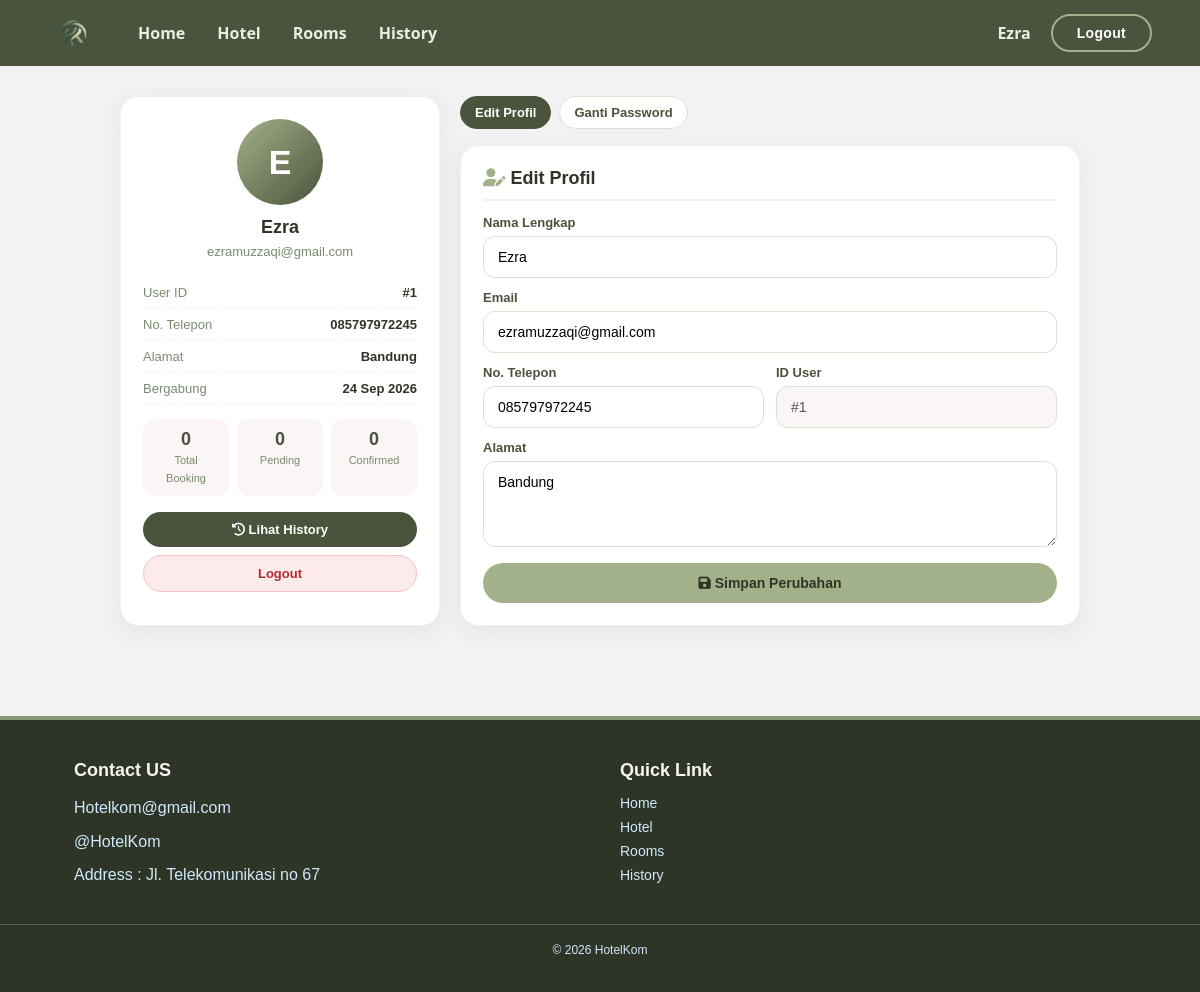
The app's page /profile.php (signed in) with its own data.
### tables this page shows
CREATE TABLE `users` (
  `id_user` int(11) NOT NULL,
  `nama` varchar(100) NOT NULL,
  `email` varchar(100) NOT NULL,
  `password` varchar(255) NOT NULL,
  `no_telepon` varchar(15) DEFAULT NULL,
  `alamat` text DEFAULT NULL,
  `created_at` timestamp NOT NULL DEFAULT current_timestamp(),
  `role` enum('user','admin') DEFAULT 'user'
);

### profile.php (the view, shortened to what this page needs)
<?php
require_once 'config/koneksi.php';
$id_user = (int)$_SESSION['id_user'];
$stmt = mysqli_prepare($koneksi, "SELECT id_user, nama, email, no_telepon, alamat, created_at FROM users WHERE id_user=?");
mysqli_stmt_bind_param($stmt, "i", $id_user);
mysqli_stmt_execute($stmt);
$user = mysqli_fetch_assoc(mysqli_stmt_get_result($stmt));
$stat = $koneksi->query("SELECT COUNT(*) AS total,
                                SUM(status_booking='Pending') AS pending,
                                SUM(status_booking='Confirmed') AS confirmed
                         FROM bookings WHERE id_user=$id_user")->fetch_assoc();
function e($s){ return htmlspecialchars((string)$s, ENT_QUOTES,'UTF-8'); }
include 'includes/header.php';
include 'includes/navbar.php';
?>
<div class="profile-wrap">
    <div class="profile-card">
        <div class="avatar"><?php echo e(strtoupper(mb_substr($user['nama'],0,1))); ?></div>
        <h2><?php echo e($user['nama']); ?></h2>
        <p class="email"><?php echo e($user['email']); ?></p>
        <div class="info-row"><span>User ID</span><span>#<?php echo (int)$user['id_user']; ?></span></div>
        <div class="info-row"><span>No. Telepon</span><span><?php echo $user['no_telepon'] ? e($user['no_telepon']) : '-'; ?></span></div>
        <div class="info-row"><span>Alamat</span><span><?php echo $user['alamat'] ? e(mb_strimwidth($user['alamat'],0,40,'...')) : '-'; ?></span></div>
        <div class="info-row"><span>Bergabung</span><span><?php echo date('d M Y', strtotime($user['created_at'])); ?></span></div>
        <div class="stats-mini">
            <div class="stat-mini"><strong><?php echo (int)($stat['total'] ?? 0); ?></strong><span>Total Booking</span></div>
            <div class="stat-mini"><strong><?php echo (int)($stat['pending'] ?? 0); ?></strong><span>Pending</span></div>
            <div class="stat-mini"><strong><?php echo (int)($stat['confirmed'] ?? 0); ?></strong><span>Confirmed</span></div>
        </div>
        <div style="margin-top:16px; display:grid; gap:8px;">
            <a href="my_bookings.php" style="text-align:center; padding:10px; background:#4A533C; color:#fff; border-radius:999px; text-decoration:none; font-weight:600; font-size:13px;"><i class="fa-solid fa-clock-rotate-left"></i> Lihat History</a>
            <a href="logout.php" onclick="return confirm('Yakin ingin logout?')" style="text-align:center; padding:10px; background:#fdeaea; color:#b32d2d; border:1px solid #f5c2c2; border-radius:999px; text-decoration:none; font-weight:600; font-size:13px;">Logout</a>
        </div>
    </div>
    <div>
        <div class="tabs">
            <button type="button" class="tab-btn active" onclick="switchTab('profil')">Edit Profil</button>
            <button type="button" class="tab-btn" onclick="switchTab('password')">Ganti Password</button>
        </div>
        <div id="tab-profil" class="tab-pane active">
            <div class="form-card">
                <h3><i class="fa-solid fa-user-pen" style="color:#A3B18A;"></i> Edit Profil</h3>
                <form method="POST">
                    <div class="form-group">
                        <label>Nama Lengkap</label>
                        <input type="text" name="nama" required value="<?php echo e($user['nama']); ?>">
                    </div>
                    <div class="form-group">
                        <label>Email</label>
                        <input type="email" name="email" required value="<?php echo e($user['email']); ?>">
                    </div>
                    <div style="display:grid;grid-template-columns:1fr 1fr;gap:12px;">
                        <div class="form-group">
                            <label>No. Telepon</label>
                            <input type="text" name="no_telepon" maxlength="15" value="<?php echo e($user['no_telepon']); ?>" placeholder="08xxxxxxxxxx">
                        </div>
                        <div class="form-group">
                            <label>ID User</label>
                            <input type="text" value="#<?php echo (int)$user['id_user']; ?>" disabled style="background:#fbf5f5;">
                        </div>
                    </div>
                    <div class="form-group">
                        <label>Alamat</label>
                        <textarea name="alamat" placeholder="Alamat lengkap"><?php echo e($user['alamat']); ?></textarea>
                    </div>
                    <button type="submit" class="btn btn-primary" style="width:100%;"><i class="fa-solid fa-save"></i> Simpan Perubahan</button>
                </form>
            </div>
        </div>
    </div>
</div>
<?php include 'includes/footer.php'; ?>

### assets/css/style.css (style rules this page uses)
:root { --first-color: hsl(82, 60%, 28%); --title-color: hsl(0, 0%, 15%); --text-color: hsl(0, 0%, 35%); --body-color: hsl(0, 0%, 95%); --container-color: hsl(0, 0%, 100%); --body-font: "Poppins", sans-serif; --h2-font-size: 1.25rem; --small-font-size: .813rem; }
body { margin: 0; }
p { font-size: 16px; line-height: 160%; }
.btn { text-decoration: none; background: #A3B18A ; color: #2F3526 ; padding: 12px 32px; border-radius: 8px; display: inline-block; font-weight: 500; transition: all 300ms ease; }
@media screen and (min-width: 1120px) { :root { --h2-font-size: 1.5rem; --small-font-size: .875rem; } }
* { box-sizing: border-box; padding: 0; margin: 0; }
body { font-family: var(--body-font); background-color: var(--body-color); color: var(--text-color); }
::placeholder { font-weight: 500; color: #888; }

### profile.php (style rules this page uses)
.profile-wrap { max-width:1000px; margin:30px auto; padding:0 20px 60px; display:grid; grid-template-columns:320px 1fr; gap:20px; }
.profile-card, .form-card { background:#fff; border-radius:18px; padding:22px; box-shadow:0 6px 24px rgba(0,0,0,.06); border:1px solid #eef1eb; }
.avatar { width:86px; height:86px; border-radius:50%; background:linear-gradient(135deg,#A3B18A,#4A533C); color:#fff; display:grid; place-items:center; font-size:34px; font-weight:800; margin:0 auto 12px; }
.profile-card h2 { text-align:center; font-size:18px; color:#2F3526; margin:0; }
.profile-card p.email { text-align:center; color:#7a8a6e; font-size:13px; margin:4px 0 14px; }
.info-row { display:flex; justify-content:space-between; padding:8px 0; border-bottom:1px dashed #eef1eb; font-size:13px; }
.info-row span:first-child { color:#7a8a6e; }
.info-row span:last-child { color:#2F3526; font-weight:600; max-width:160px; text-align:right; word-break:break-word; }
.stats-mini { display:grid; grid-template-columns:repeat(3,1fr); gap:8px; margin-top:14px; }
.stat-mini { background:#fbf5f5; border-radius:12px; padding:10px; text-align:center; }
.stat-mini strong { display:block; color:#4A533C; font-size:18px; }
.stat-mini span { font-size:11px; color:#7a8a6e; }
.form-card h3 { margin:0 0 14px; color:#2F3526; font-size:18px; border-bottom:2px solid #f0f3eb; padding-bottom:10px; }
.form-group { margin-bottom:12px; }
.form-group label { display:block; font-weight:600; color:#4A533C; font-size:13px; margin-bottom:6px; }
.form-group input, .form-group textarea { width:100%; box-sizing:border-box; padding:12px 14px; border:1px solid #d9e2d0; border-radius:12px; font:inherit; font-size:14px; outline:none; }
.form-group textarea { min-height:86px; resize:vertical; }
.btn { padding:12px 18px; border-radius:999px; font-weight:700; font-size:14px; border:none; cursor:pointer; transition:all .2s; }
.btn-primary { background:#A3B18A; color:#2F3526; }
.tabs { display:flex; gap:8px; margin-bottom:16px; }
.tab-btn { padding:8px 14px; border-radius:999px; font-size:13px; font-weight:600; border:1px solid #d9e2d0; background:#fff; color:#4A533C; cursor:pointer; }
.tab-btn.active { background:#4A533C; color:#fff; border-color:#4A533C; }
.tab-pane { display:none; }
.tab-pane.active { display:block; }

### records on screen
users: nama "E", nama "Ezra", email "ezramuzzaqi@gmail.com", id_user "1", no_telepon "085797972245", alamat "Bandung", created_at "24 Sep 2026", id_user "#1"

### other values on screen
$_SESSION['nama'] "Ezra"
$stat['total'] "0"
$stat['pending'] "0"
$stat['confirmed'] "0"
